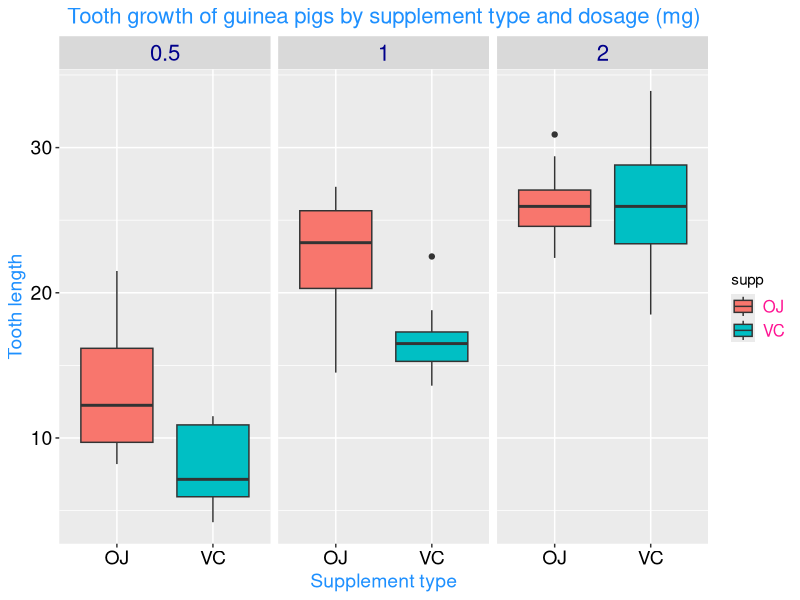

Generate this figure with R:
## ---- chunk 1
knitr::opts_chunk$set(echo = TRUE)
## ---- chunk 2
library(ggplot2)
library(datasets) 
data(ToothGrowth) 
## ---- chunk 3
str(ToothGrowth)

## ---- chunk 4
head(ToothGrowth)

table(ToothGrowth$supp)

table(ToothGrowth$dose)

sapply(with(ToothGrowth, split(len, supp)), summary)
## ---- chunk 5
g <- ggplot(ToothGrowth, aes(x=supp, y=len))
g <- g + geom_boxplot(aes(fill=supp))
g <- g + facet_grid(.~as.factor(dose)) 
g <- g + ggtitle("Tooth growth of guinea pigs by supplement type and dosage (mg)")
g <- g + xlab("Supplement type") + ylab("Tooth length")
g <- g + theme(plot.title=element_text(color="dodgerblue", size=16, hjust=0.5))
g <- g + theme(axis.title = element_text(size=14, color="dodgerblue"))
g <- g + theme(axis.text=element_text(size=14, color="black")) 
g <- g + theme(strip.text = element_text(size = 16, color='darkblue'))
g <- g + theme(legend.position = 'right', legend.text=element_text(color='deeppink', size=12)) 
g

## ---- chunk 6
# Split the tooth growth data set by the "OJ" and "VC" supplement types

OJlen <- ToothGrowth$len[ToothGrowth$supp=="OJ"]
VClen <- ToothGrowth$len[ToothGrowth$supp=="VC"]
## ---- chunk 7

t.test(OJlen, VClen, alternative = "greater", paired = FALSE, var.equal = FALSE, conf.level = 0.95)
## ---- chunk 8
doseHalfLen <- ToothGrowth$len[ToothGrowth$dose==0.5]
doseOneLen <- ToothGrowth$len[ToothGrowth$dose==1]
doseTwoLen <- ToothGrowth$len[ToothGrowth$dose==2]
## ---- chunk 9
t.test(doseHalfLen, doseOneLen, alternative = "less", paired = FALSE, 
       var.equal = FALSE, conf.level = 0.95)
## ---- chunk 10
t.test(doseOneLen, doseTwoLen, alternative = "less", paired = FALSE, 
       var.equal = FALSE, conf.level = 0.95)
## ---- chunk 11
OJdoseTwoLen <- ToothGrowth$len[ToothGrowth$supp=="OJ" & ToothGrowth$dose==2]
VCdoseTwoLen <- ToothGrowth$len[ToothGrowth$supp=="VC" & ToothGrowth$dose==2]
## ---- chunk 12
t.test(OJdoseTwoLen, VCdoseTwoLen, alternative = "two.sided", paired = FALSE, 
       var.equal = FALSE, conf.level = 0.95)
